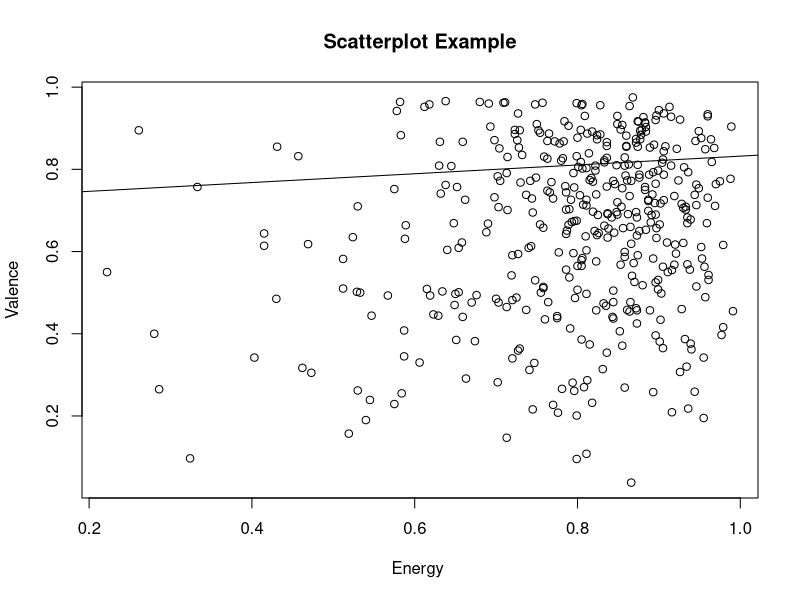

R code for this plot:
energy <- c(0.846, 0.86, 0.723, 0.836, 0.805, 0.801, 0.874, 0.782, 0.836, 0.873, 0.745, 0.796, 0.858, 0.899, 0.864, 0.876, 0.965, 0.663, 0.831, 0.72, 0.932, 0.874, 0.825, 0.654, 0.961, 0.688, 0.702, 0.64, 0.711, 0.852, 0.861, 0.748, 0.758, 0.832, 0.784, 0.849, 0.758, 0.743, 0.887, 0.991, 0.286, 0.68, 0.853, 0.897, 0.874, 0.921, 0.786, 0.908, 0.953, 0.659, 0.768, 0.873, 0.805, 0.872, 0.786, 0.786, 0.796, 0.778, 0.772, 0.8, 0.833, 0.916, 0.889, 0.222, 0.864, 0.952, 0.88, 0.615, 0.812, 0.894, 0.873, 0.403, 0.781, 0.896, 0.837, 0.785, 0.727, 0.873, 0.936, 0.606, 0.805, 0.651, 0.524, 0.807, 0.897, 0.72, 0.849, 0.896, 0.883, 0.879, 0.789, 0.704, 0.823, 0.96, 0.791, 0.926, 0.946, 0.702, 0.723, 0.957, 0.945, 0.957, 0.759, 0.897, 0.979, 0.928, 0.964, 0.63, 0.473, 0.792, 0.618, 0.719, 0.955, 0.906, 0.799, 0.575, 0.587, 0.512, 0.901, 0.877, 0.931, 0.804, 0.89, 0.887, 0.619, 0.884, 0.796, 0.836, 0.836, 0.763, 0.91, 0.744, 0.705, 0.828, 0.913, 0.75, 0.806, 0.634, 0.92, 0.899, 0.848, 0.893, 0.77, 0.811, 0.883, 0.799, 0.848, 0.837, 0.864, 0.905, 0.924, 0.926, 0.742, 0.654, 0.874, 0.936, 0.863, 0.749, 0.755, 0.916, 0.714, 0.78, 0.729, 0.462, 0.815, 0.43, 0.533, 0.938, 0.896, 0.843, 0.582, 0.849, 0.803, 0.884, 0.96, 0.961, 0.884, 0.709, 0.818, 0.698, 0.934, 0.891, 0.333, 0.652, 0.741, 0.854, 0.939, 0.905, 0.713, 0.902, 0.728, 0.949, 0.866, 0.849, 0.545, 0.883, 0.713, 0.623, 0.956, 0.764, 0.727, 0.74, 0.811, 0.835, 0.757, 0.826, 0.838, 0.868, 0.919, 0.906, 0.896, 0.53, 0.833, 0.612, 0.648, 0.86, 0.896, 0.578, 0.737, 0.9, 0.97, 0.858, 0.875, 0.529, 0.765, 0.836, 0.795, 0.858, 0.799, 0.787, 0.861, 0.793, 0.944, 0.895, 0.823, 0.714, 0.79, 0.989, 0.911, 0.72, 0.809, 0.747, 0.872, 0.794, 0.457, 0.512, 0.893, 0.988, 0.804, 0.777, 0.745, 0.763, 0.811, 0.859, 0.858, 0.979, 0.631, 0.754, 0.811, 0.691, 0.763, 0.659, 0.638, 0.79, 0.893, 0.906, 0.758, 0.872, 0.8, 0.824, 0.431, 0.876, 0.865, 0.902, 0.955, 0.662, 0.822, 0.567, 0.587, 0.583, 0.812, 0.8, 0.96, 0.783, 0.53, 0.766, 0.584, 0.815, 0.844, 0.872, 0.649, 0.933, 0.975, 0.905, 0.904, 0.888, 0.775, 0.935, 0.928, 0.799, 0.919, 0.858, 0.632, 0.519, 0.935, 0.7, 0.949, 0.776, 0.806, 0.939, 0.54, 0.933, 0.674, 0.818, 0.876, 0.726, 0.713, 0.946, 0.789, 0.795, 0.862, 0.855, 0.703, 0.828, 0.821, 0.754, 0.878, 0.842, 0.77, 0.629, 0.887, 0.819, 0.959, 0.81, 0.883, 0.901, 0.93, 0.415, 0.94, 0.855, 0.915, 0.786, 0.811, 0.977, 0.844, 0.698, 0.814, 0.822, 0.324, 0.729, 0.645, 0.877, 0.968, 0.833, 0.866, 0.806, 0.817, 0.844, 0.86, 0.658, 0.547, 0.415, 0.844, 0.87, 0.935, 0.845, 0.799, 0.856, 0.969, 0.837, 0.823, 0.889, 0.575, 0.73, 0.824, 0.748, 0.824, 0.819, 0.808, 0.899, 0.65, 0.28, 0.732, 0.76, 0.589, 0.737, 0.855, 0.946, 0.797, 0.906, 0.853, 0.881, 0.703, 0.892, 0.693, 0.638, 0.588, 0.915, 0.952, 0.775, 0.676, 0.69, 0.725, 0.867, 0.67, 0.261, 0.811, 0.903, 0.944, 0.469, 0.805, 0.865, 0.752, 0.727, 0.866, 0.922, 0.93, 0.869)
valence <- c(0.764, 0.857, 0.896, 0.354, 0.956, 0.806, 0.591, 0.827, 0.866, 0.425, 0.216, 0.674, 0.587, 0.797, 0.735, 0.78, 0.818, 0.291, 0.314, 0.591, 0.387, 0.811, 0.689, 0.609, 0.531, 0.647, 0.282, 0.604, 0.963, 0.406, 0.458, 0.958, 0.658, 0.474, 0.917, 0.93, 0.514, 0.613, 0.699, 0.455, 0.265, 0.964, 0.568, 0.633, 0.917, 0.595, 0.702, 0.856, 0.583, 0.867, 0.769, 0.457, 0.565, 0.462, 0.556, 0.643, 0.261, 0.863, 0.868, 0.877, 0.822, 0.555, 0.457, 0.55, 0.954, 0.876, 0.518, 0.509, 0.287, 0.86, 0.683, 0.342, 0.266, 0.765, 0.691, 0.759, 0.594, 0.639, 0.793, 0.33, 0.579, 0.385, 0.635, 0.714, 0.657, 0.482, 0.69, 0.525, 0.757, 0.896, 0.906, 0.851, 0.457, 0.731, 0.413, 0.921, 0.515, 0.783, 0.886, 0.849, 0.869, 0.489, 0.831, 0.931, 0.416, 0.46, 0.873, 0.809, 0.305, 0.726, 0.958, 0.542, 0.342, 0.844, 0.201, 0.752, 0.345, 0.51, 0.666, 0.894, 0.805, 0.818, 0.671, 0.726, 0.493, 0.903, 0.756, 0.828, 0.857, 0.826, 0.622, 0.729, 0.772, 0.956, 0.952, 0.91, 0.802, 0.503, 0.617, 0.508, 0.81, 0.793, 0.729, 0.497, 0.914, 0.675, 0.696, 0.634, 0.454, 0.563, 0.773, 0.307, 0.772, 0.501, 0.855, 0.218, 0.812, 0.78, 0.5, 0.209, 0.701, 0.821, 0.364, 0.317, 0.774, 0.485, 0.5, 0.556, 0.69, 0.441, 0.964, 0.72, 0.737, 0.653, 0.929, 0.543, 0.892, 0.962, 0.892, 0.871, 0.32, 0.689, 0.757, 0.757, 0.312, 0.709, 0.376, 0.824, 0.147, 0.717, 0.853, 0.893, 0.619, 0.91, 0.239, 0.913, 0.465, 0.447, 0.563, 0.477, 0.359, 0.609, 0.803, 0.468, 0.962, 0.645, 0.656, 0.975, 0.735, 0.787, 0.92, 0.262, 0.817, 0.952, 0.669, 0.855, 0.396, 0.942, 0.738, 0.944, 0.764, 0.269, 0.916, 0.502, 0.887, 0.758, 0.596, 0.599, 0.0953, 0.651, 0.773, 0.672, 0.259, 0.718, 0.576, 0.83, 0.537, 0.904, 0.55, 0.34, 0.93, 0.329, 0.874, 0.281, 0.832, 0.582, 0.258, 0.777, 0.896, 0.598, 0.695, 0.748, 0.108, 0.785, 0.809, 0.616, 0.867, 0.889, 0.726, 0.96, 0.869, 0.441, 0.966, 0.703, 0.583, 0.936, 0.511, 0.696, 0.507, 0.883, 0.855, 0.65, 0.66, 0.434, 0.195, 0.726, 0.797, 0.493, 0.408, 0.883, 0.887, 0.565, 0.934, 0.868, 0.71, 0.744, 0.255, 0.374, 0.505, 0.865, 0.47, 0.709, 0.771, 0.365, 0.816, 0.787, 0.443, 0.569, 0.716, 0.961, 0.568, 0.829, 0.741, 0.157, 0.669, 0.485, 0.754, 0.208, 0.959, 0.678, 0.19, 0.702, 0.382, 0.232, 0.787, 0.871, 0.791, 0.763, 0.665, 0.791, 0.691, 0.754, 0.476, 0.885, 0.65, 0.666, 0.884, 0.683, 0.227, 0.444, 0.723, 0.77, 0.669, 0.637, 0.75, 0.381, 0.706, 0.614, 0.362, 0.908, 0.928, 0.744, 0.603, 0.397, 0.477, 0.732, 0.839, 0.809, 0.0968, 0.895, 0.808, 0.873, 0.852, 0.663, 0.0379, 0.584, 0.779, 0.437, 0.882, 0.622, 0.444, 0.644, 0.772, 0.526, 0.683, 0.646, 0.832, 0.657, 0.711, 0.693, 0.739, 0.853, 0.229, 0.768, 0.64, 0.53, 0.873, 0.697, 0.27, 0.531, 0.497, 0.4, 0.835, 0.435, 0.664, 0.458, 0.371, 0.713, 0.487, 0.725, 0.897, 0.927, 0.708, 0.739, 0.904, 0.762, 0.631, 0.809, 0.611, 0.438, 0.494, 0.668, 0.488, 0.541, 0.476, 0.895, 0.712, 0.498, 0.738, 0.618, 0.386, 0.477, 0.895, 0.936, 0.772, 0.85, 0.621, 0.572)

plot(energy, valence, main="Scatterplot Example",
     xlab="Energy ", ylab="Valence")

abline(lm(energy ~ valence))